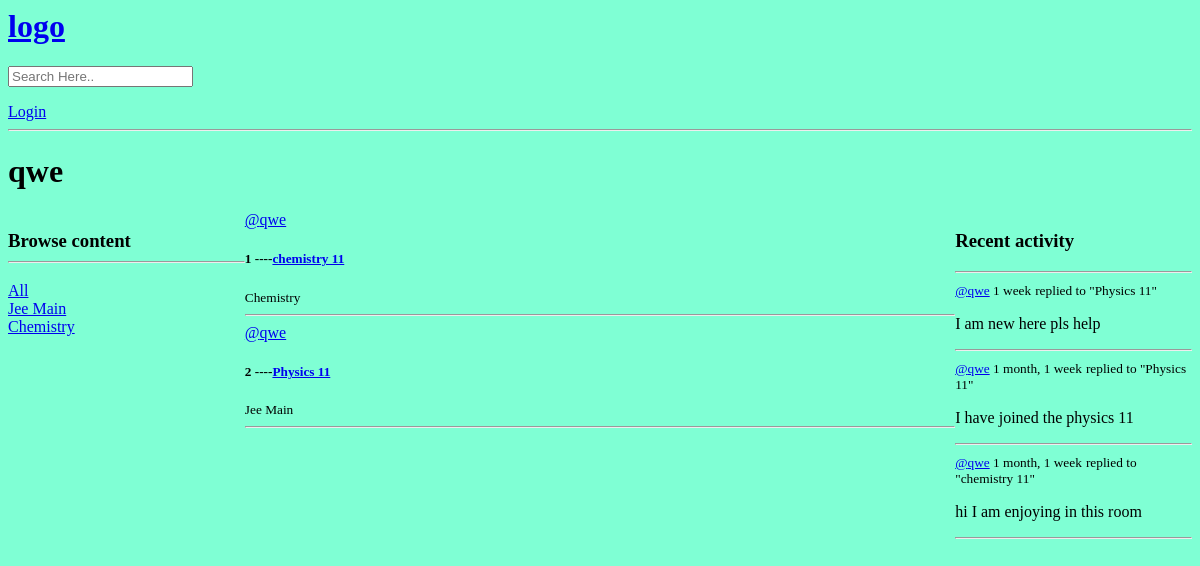
The app's page /profile/1/, older data.
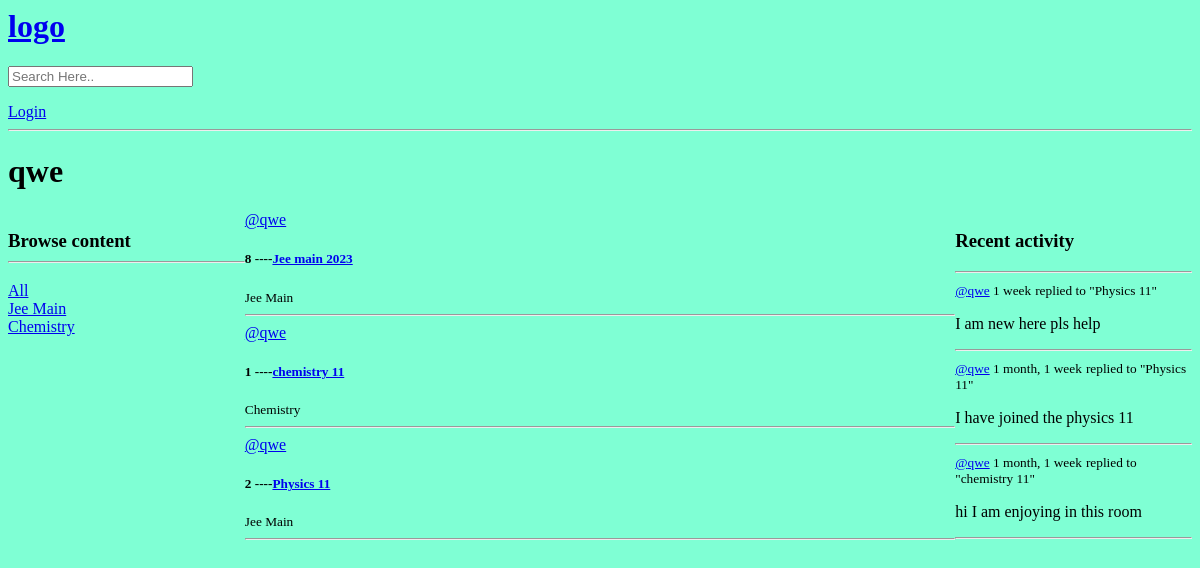
The same page, newer data.
### base/models.py (models this page shows, shortened)
class Topic(models.Model):
    name =models.CharField(max_length=200)

class Room(models.Model):
    host= models.ForeignKey(User, on_delete= models.SET_NULL, null=True)
    topic= models.ForeignKey(Topic, on_delete= models.SET_NULL, null=True)
    name = models.CharField(max_length=200)
    description = models.TextField(null=True,blank=True)
    participants = models.ManyToManyField(User,related_name="participants",blank=True)
    updated = models.DateTimeField(auto_now=True)
    created = models.DateTimeField(auto_now_add=True)
    class Meta:
        ordering = ['-updated', '-created']

class Message(models.Model):
    user = models.ForeignKey(User, on_delete= models.CASCADE)
    room = models.ForeignKey(Room,on_delete=models.CASCADE)
    body = models.TextField()
    updated = models.DateTimeField(auto_now=True)
    created = models.DateTimeField(auto_now_add=True)
    class Meta:
        ordering = ['-updated', '-created']
    def __str__(self):
        return self.body[0:50]

### base/views.py (the view)
# urls.py: path('profile/<str:pk>/',views.userProfile,name="user-profile"),
def userProfile(request,pk):
    user = User.objects.get(id=pk)
    rooms = user.room_set.all()
    room_messages =user.message_set.all()
    topics =Topic.objects.all()
    context={'user': user, 'rooms':rooms,'room_messages':room_messages,'topics':topics}
    return render(request,'base/profile.html',context)

### base/templates/base/profile.html (shortened to what this page needs)
{%extends 'main.html'%}
{%block content%}
<h1>{{user.username}}</h1>
<div class="profile-container">
    <div>
        {%include 'base/topics_component.html'%}
    </div>
    <div>
        {%include 'base/feed_components.html'%}
    </div>
    <div>
        {%include 'base/activity_component.html'%}
    </div>
</div>
{%endblock content%}

### base/templates/base/topics_component.html
<h3>
    Browse content
   <hr>
</h3>
<div>
   <a href="{%url 'home'%}">All
   </a>
</div>
{% for topic in topics %}
   <div>
       <a href="{%url 'home'%}?q={{topic.name}}">
           {{topic.name}}
       </a>
   </div>
{% endfor%}

### base/templates/base/feed_components.html (shortened to what this page needs)
<div>
    {% for room in rooms%}
    <div>
        <a href="{%url 'user-profile' room.host.id %}"> @{{room.host.username}}</a>
        <h5>
            {{room.id}} ----<a href="{%url 'room' room.id%}">{{room.name}} </a>
        </h5>
        <small>{{room.topic.name}}</small>
        <hr>
    </div>
    {% endfor %}
</div>

### base/templates/base/activity_component.html (shortened to what this page needs)
<h3> Recent activity</h3>
<hr>
{% for message in room_messages %}
<div>
    <small><a href ="{% url 'user-profile' message.user.id%}">@{{message.user}}</a> {{message.created|timesince}}</small>
    <small>replied to "{{message.room.name}}"</small>
    <p>{{message}}</p>
    <hr>
</div>
{% endfor %}

Row changes from the older to the newer data that the page shows:
added Room: host.username "qwe", id "8", name "Jee main 2023", topic.name "Jee Main"
